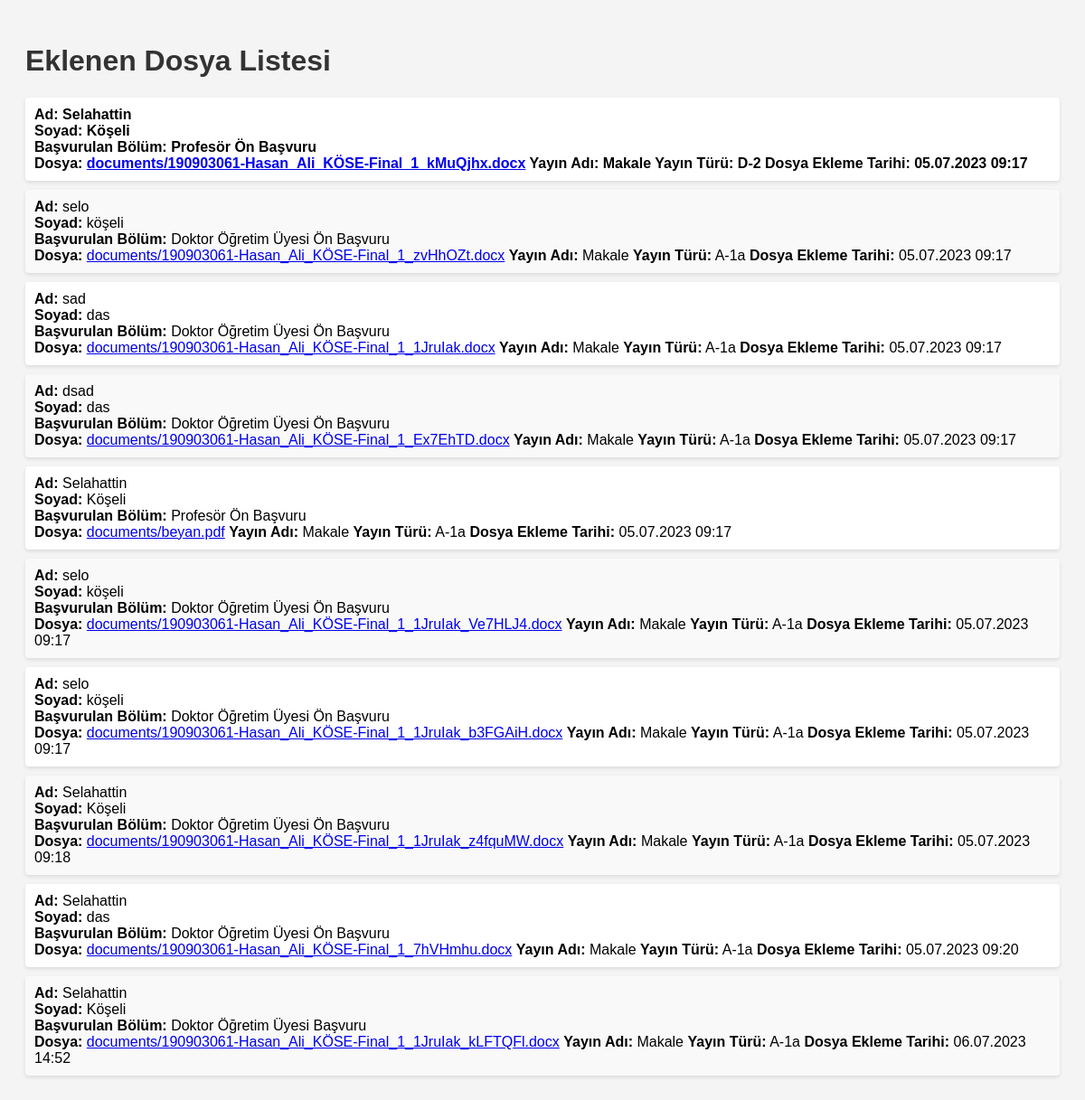
The page /fileupload/upload/ on the database its author committed.
### fileupload/models.py (models this page shows)
class Document(models.Model):
    CATEGORY_CHOICES =[
        ('A-1a', 'A-1a'),
        ('A-1b', 'A-1b'),
        ('A-2a', 'A-2a'),
        ('C-1', 'C-1'),
        ('B-1', 'B-1'),
        ('B-2', 'B-2'),
        ('D-1', 'D-1'),
        ('D-2', 'D-2'),
        ('E-1', 'E-1'),
        ('K', 'K'),
        ('L', 'L'),
        ('M', 'M'),
    ]
    CATEGORY_CHOICES1=[
        ('Makale','Makale'),
        ('Tez','Tez'),
        ('Kitap', 'Kitap'),
        ('Bildiri','Bildiri'),
        ('Patent','Patent'),
         ('Rapor','Rapor'),
        ('Editörlük','Editörlük'),
        ('Teknik notlar','Teknik notlar'),
        ('Araştırma mektupları','Araştırma mektupları'),
        ('Derleme makaleleri', 'Derleme makaleleri')
    ]
    CATEGORY_CHOICES2 = [
        ('Doktor Öğretim Üyesi Ön Başvuru','Doktor Öğretim Üyesi Ön Başvuru'),
        ('Doçent Ön Başvuru', 'Doçent Ön Başvuru'),
        ('Profesör Ön Başvuru', 'Profesör Ön Başvuru'),
        ('Doktor Öğretim Üyesi Başvuru', 'Doktor Öğretim Üyesi  Başvuru'),
        ('Doçent Başvuru','Doçent Başvuru'),
        ('Profesör Başvuru', 'Profesör Başvuru'),
    ]
    ad= models.CharField(max_length=100,verbose_name="Ad",default="")
    soyad = models.CharField(max_length=100,verbose_name="Soyad",default="")
    basvurulanbolum=models.CharField(max_length=100, choices=CATEGORY_CHOICES2,default="Doktor Öğretim Üyesi Ön Başvuru",verbose_name="Başvurulan Program")
    yayinadi=models.CharField(max_length=100, choices=CATEGORY_CHOICES1,default="Makale",verbose_name="Yayın Adı")
    yayinturu = models.CharField(max_length=100, choices=CATEGORY_CHOICES,default="A1-a",verbose_name="Yayın Türü")
    file = models.FileField(upload_to='documents/')
    upload_date = models.DateTimeField(verbose_name="Yükleme Tarihi", default=timezone.now)

### fileupload/views.py (the view)
# urls.py: path('fileupload/upload/',file_views.dosya_listesi,name="upload"),
def dosya_listesi(request):
    files = Document.objects.all()
    return render(request,"upload.html",{'files': files})

### templates/upload.html (shortened to what this page needs)
<!doctype html>
<html>
<head>
</head>
<body>
    <h1>Eklenen Dosya Listesi</h1>
    <ul>
        {% for file in files %}
            <li>
                <strong>Ad:</strong> {{ file.ad }}<br>
                <strong>Soyad:</strong> {{ file.soyad }}<br>
                <strong>Başvurulan Bölüm:</strong> {{ file.basvurulanbolum }}<br>
               <strong>Dosya:</strong> <a href="{{ file.file.url }}">{{ file.file.name }}</a>
                <strong>Yayın Adı:</strong> {{ file.yayinadi}}
                <strong>Yayın Türü:</strong> {{ file.yayinturu}}
               <strong>Dosya Ekleme Tarihi:</strong> {{ file.upload_date|date:"d.m.Y H:i"}}
            </li>
        {% empty %}
            <li class="empty-message">Henüz etkinlik yok.</li>
        {% endfor %}
    </ul>
</body>
</html>

### templates/upload.html (style rules this page uses)
body { font-family: Arial, sans-serif; background-color: #f4f4f4; padding: 20px; }
h1 { color: #333; }
ul { list-style-type: none; padding: 0; }
li { margin-bottom: 10px; background-color: #fff; padding: 10px; border-radius: 4px; box-shadow: 0 2px 4px rgba(0, 0, 0, 0.1); }
li:first-child { font-weight: bold; }
li:nth-child(even) { background-color: #f9f9f9; }

### rows shown on the page
Document: ad "Selahattin", soyad "Köşeli", basvurulanbolum "Profesör Ön Başvuru", file.name "documents/190903061-Hasan_Ali_KÖSE-Final_1_kMuQjhx.docx", yayinadi "Makale", yayinturu "D-2", upload_date "05.07.2023 09:17"
Document: ad "selo", soyad "köşeli", basvurulanbolum "Doktor Öğretim Üyesi Ön Başvuru", file.name "documents/190903061-Hasan_Ali_KÖSE-Final_1_zvHhOZt.docx", yayinadi "Makale", yayinturu "A-1a", upload_date "05.07.2023 09:17"
Document: ad "sad", soyad "das", basvurulanbolum "Doktor Öğretim Üyesi Ön Başvuru", file.name "documents/190903061-Hasan_Ali_KÖSE-Final_1_1JruIak.docx", yayinadi "Makale", yayinturu "A-1a", upload_date "05.07.2023 09:17"
Document: ad "dsad", soyad "das", basvurulanbolum "Doktor Öğretim Üyesi Ön Başvuru", file.name "documents/190903061-Hasan_Ali_KÖSE-Final_1_Ex7EhTD.docx", yayinadi "Makale", yayinturu "A-1a", upload_date "05.07.2023 09:17"
Document: ad "Selahattin", soyad "Köşeli", basvurulanbolum "Profesör Ön Başvuru", file.name "documents/beyan.pdf", yayinadi "Makale", yayinturu "A-1a", upload_date "05.07.2023 09:17"
Document: ad "selo", soyad "köşeli", basvurulanbolum "Doktor Öğretim Üyesi Ön Başvuru", file.name "documents/190903061-Hasan_Ali_KÖSE-Final_1_1JruIak_Ve7HLJ4.docx", yayinadi "Makale", yayinturu "A-1a", upload_date "05.07.2023 09:17"
Document: ad "selo", soyad "köşeli", basvurulanbolum "Doktor Öğretim Üyesi Ön Başvuru", file.name "documents/190903061-Hasan_Ali_KÖSE-Final_1_1JruIak_b3FGAiH.docx", yayinadi "Makale", yayinturu "A-1a", upload_date "05.07.2023 09:17"
Document: ad "Selahattin", soyad "Köşeli", basvurulanbolum "Doktor Öğretim Üyesi Ön Başvuru", file.name "documents/190903061-Hasan_Ali_KÖSE-Final_1_1JruIak_z4fquMW.docx", yayinadi "Makale", yayinturu "A-1a", upload_date "05.07.2023 09:18"
Document: ad "Selahattin", soyad "das", basvurulanbolum "Doktor Öğretim Üyesi Ön Başvuru", file.name "documents/190903061-Hasan_Ali_KÖSE-Final_1_7hVHmhu.docx", yayinadi "Makale", yayinturu "A-1a", upload_date "05.07.2023 09:20"
Document: ad "Selahattin", soyad "Köşeli", basvurulanbolum "Doktor Öğretim Üyesi Başvuru", file.name "documents/190903061-Hasan_Ali_KÖSE-Final_1_1JruIak_kLFTQFl.docx", yayinadi "Makale", yayinturu "A-1a", upload_date "06.07.2023 14:52"
